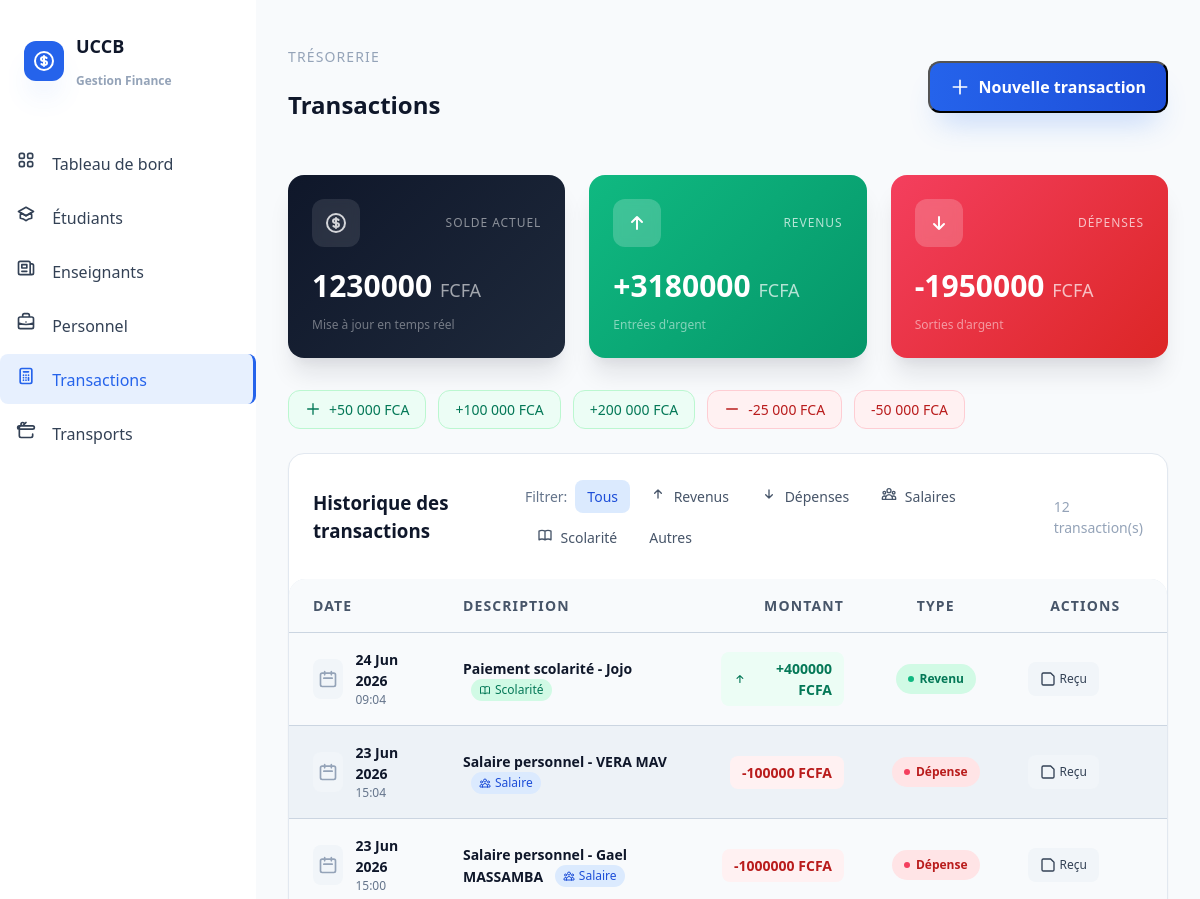
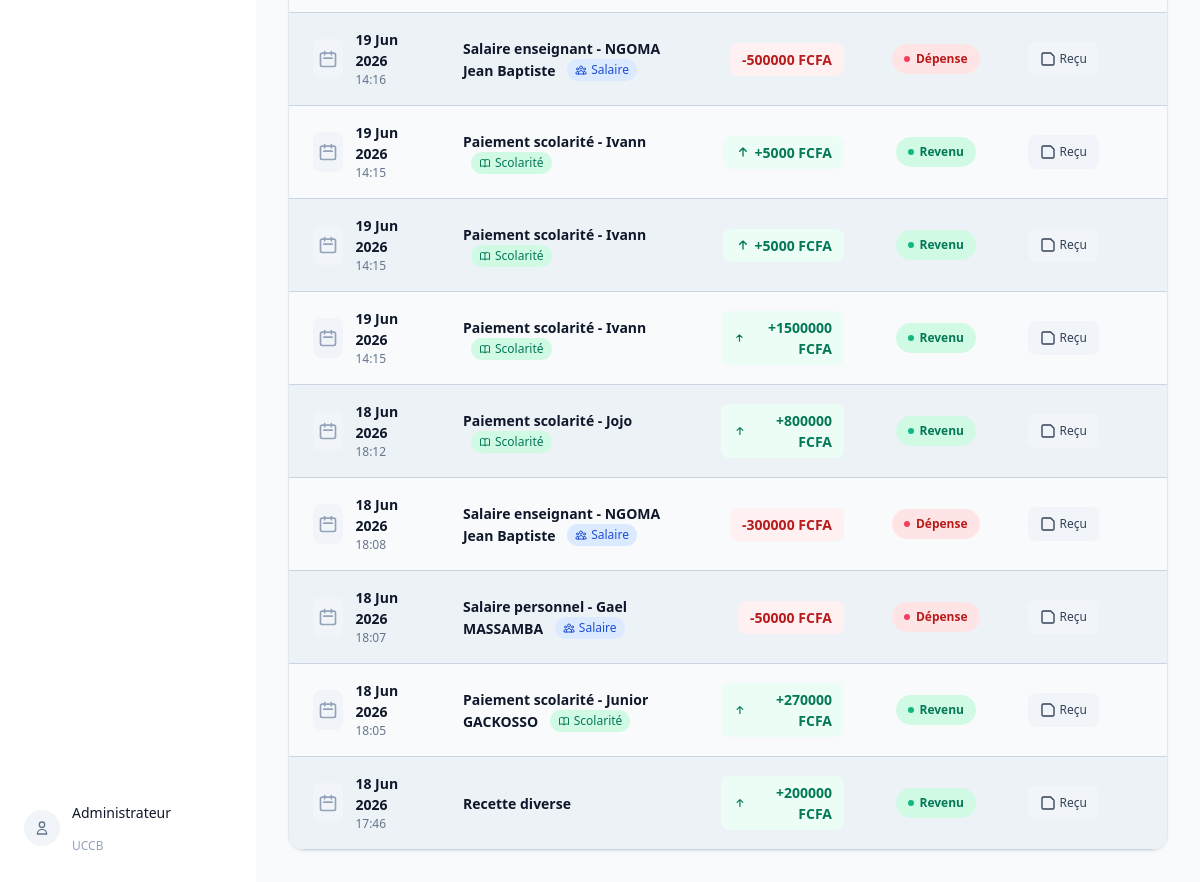
Page /transactions/ (signed in) on the committed database (2 pictures, top to bottom).
### api/models.py (models this page shows, shortened)
class Transaction(models.Model):
    id = models.UUIDField(primary_key=True, default=uuid.uuid4, editable=False)
    text = models.CharField(max_length=250)
    amount = models.DecimalField(max_digits=10, decimal_places=2)
    created_at = models.DateTimeField(auto_now_add=True)
    class Meta:
        ordering = ['-created_at']

### api/views.py (the view)
# urls.py: path('transactions/', views.transactions_view, name='transactions'),
@login_required
def transactions_view(request):
    stats = get_finance_stats()
    transactions = Transaction.objects.all()
    filter_type = request.GET.get('type', 'all')
    if filter_type == 'revenus':
        transactions = transactions.filter(amount__gt=0)
    elif filter_type == 'depenses':
        transactions = transactions.filter(amount__lt=0)
    elif filter_type == 'salaires':
        transactions = transactions.filter(
            Q(text__startswith='Salaire enseignant') | Q(text__startswith='Salaire personnel')
        )
    elif filter_type == 'scolarite':
        transactions = transactions.filter(text__startswith='Paiement scolarité')
    elif filter_type == 'autres':
        transactions = transactions.exclude(
            Q(text__startswith='Salaire enseignant') |
            Q(text__startswith='Salaire personnel') |
            Q(text__startswith='Paiement scolarité')
        )
    context = {
        **stats,
        'transactions': transactions,
        'filter_type': filter_type,
    }
    return render(request, 'transactions.html', context)

### api/views.py (called while the page is built)
def get_finance_stats():
    income = Transaction.objects.filter(amount__gt=0).aggregate(total=Sum('amount'))['total'] or Decimal('0')
    expense = Transaction.objects.filter(amount__lt=0).aggregate(total=Sum('amount'))['total'] or Decimal('0')
    solde = income + expense
    return {
        'income': income,
        'expense': abs(expense),
        'solde': solde,
    }

### api/templates/transactions.html (shortened to what this page needs)
{% extends "base.html" %}
{% block content %}
<div class="flex flex-col sm:flex-row sm:items-center sm:justify-between mb-8 gap-4">
    <div>
        <p class="text-sm font-medium text-slate-400 uppercase tracking-wider mb-1">Trésorerie</p>
        <h2 class="text-2xl font-bold text-slate-900">Transactions</h2>
    </div>
    <button onclick="document.getElementById('modal-add').classList.remove('hidden')"
            class="btn-primary inline-flex items-center gap-2 bg-gradient-to-r from-blue-600 to-blue-700 text-white px-5 py-2.5 rounded-xl font-medium shadow-lg shadow-blue-500/30 hover:shadow-xl hover:shadow-blue-500/40 transition-all hover:-translate-y-0.5">
        <svg class="w-5 h-5" fill="none" stroke="currentColor" viewBox="0 0 24 24"><path stroke-linecap="round" stroke-linejoin="round" stroke-width="2" d="M12 4v16m8-8H4"/></svg>
        Nouvelle transaction
    </button>
</div>
<div class="grid grid-cols-1 md:grid-cols-3 gap-6 mb-8">
    <div class="card-hover bg-gradient-to-br from-slate-900 to-slate-800 rounded-2xl p-6 text-white shadow-xl">
        <div class="flex items-center justify-between mb-4">
            <div class="w-12 h-12 bg-white/10 rounded-xl flex items-center justify-center backdrop-blur-sm">
            </div>
            <span class="text-xs font-medium text-white/50 uppercase tracking-wider">Solde actuel</span>
        </div>
        <div class="text-3xl font-bold">{{ solde|default:"0"|floatformat:0 }} <span class="text-lg font-normal text-white/60">FCFA</span></div>
        <div class="mt-2 text-xs text-white/40">Mise à jour en temps réel</div>
    </div>
    <div class="card-hover bg-gradient-to-br from-emerald-500 to-emerald-600 rounded-2xl p-6 text-white shadow-xl">
        <div class="flex items-center justify-between mb-4">
            <div class="w-12 h-12 bg-white/20 rounded-xl flex items-center justify-center backdrop-blur-sm">
                <svg class="w-6 h-6 text-white" fill="none" stroke="currentColor" viewBox="0 0 24 24"><path stroke-linecap="round" stroke-linejoin="round" stroke-width="2" d="M7 11l5-5m0 0l5 5m-5-5v12"/></svg>
            </div>
            <span class="text-xs font-medium text-white/70 uppercase tracking-wider">Revenus</span>
        </div>
        <div class="text-3xl font-bold">+{{ income|default:"0"|floatformat:0 }} <span class="text-lg font-normal text-white/70">FCFA</span></div>
        <div class="mt-2 text-xs text-white/50">Entrées d'argent</div>
    </div>
    <div class="card-hover bg-gradient-to-br from-rose-500 to-rose-600 rounded-2xl p-6 text-white shadow-xl">
        <div class="flex items-center justify-between mb-4">
            <div class="w-12 h-12 bg-white/20 rounded-xl flex items-center justify-center backdrop-blur-sm">
                <svg class="w-6 h-6 text-white" fill="none" stroke="currentColor" viewBox="0 0 24 24"><path stroke-linecap="round" stroke-linejoin="round" stroke-width="2" d="M17 13l-5 5m0 0l-5-5m5 5V6"/></svg>
            </div>
            <span class="text-xs font-medium text-white/70 uppercase tracking-wider">Dépenses</span>
        </div>
        <div class="text-3xl font-bold">-{{ expense|default:"0"|floatformat:0 }} <span class="text-lg font-normal text-white/70">FCFA</span></div>
        <div class="mt-2 text-xs text-white/50">Sorties d'argent</div>
    </div>
</div>
<div class="flex flex-wrap gap-3 mb-6">
    <button onclick="quickAdd(50000)" class="inline-flex items-center gap-2 px-4 py-2 bg-emerald-50 hover:bg-emerald-100 text-emerald-700 rounded-xl text-sm font-medium transition-colors border border-emerald-200">
        <svg class="w-4 h-4" fill="none" stroke="currentColor" viewBox="0 0 24 24"><path stroke-linecap="round" stroke-linejoin="round" stroke-width="2" d="M12 4v16m8-8H4"/></svg>
        +50 000 FCA
    </button>
    <button onclick="quickAdd(100000)" class="inline-flex items-center gap-2 px-4 py-2 bg-emerald-50 hover:bg-emerald-100 text-emerald-700 rounded-xl text-sm font-medium transition-colors border border-emerald-200">
        +100 000 FCA
    </button>
    <button onclick="quickAdd(200000)" class="inline-flex items-center gap-2 px-4 py-2 bg-emerald-50 hover:bg-emerald-100 text-emerald-700 rounded-xl text-sm font-medium transition-colors border border-emerald-200">
        +200 000 FCA
    </button>
    <button onclick="quickAdd(-25000)" class="inline-flex items-center gap-2 px-4 py-2 bg-rose-50 hover:bg-rose-100 text-rose-700 rounded-xl text-sm font-medium transition-colors border border-rose-200">
        <svg class="w-4 h-4" fill="none" stroke="currentColor" viewBox="0 0 24 24"><path stroke-linecap="round" stroke-linejoin="round" stroke-width="2" d="M20 12H4"/></svg>
        -25 000 FCA
    </button>
    <button onclick="quickAdd(-50000)" class="inline-flex items-center gap-2 px-4 py-2 bg-rose-50 hover:bg-rose-100 text-rose-700 rounded-xl text-sm font-medium transition-colors border border-rose-200">
        -50 000 FCA
    </button>
</div>
<div class="bg-white rounded-2xl border border-slate-200 overflow-hidden shadow-sm">
    <div class="px-6 py-4 border-b border-slate-100 flex items-center justify-between">
        <h3 class="font-semibold text-slate-900">Historique des transactions</h3>
        <div class="flex items-center gap-3">
            <div class="flex items-center gap-2 flex-wrap">
                <span class="text-sm text-slate-500 font-medium">Filtrer:</span>
                <a href="?type=all" class="px-3 py-1.5 rounded-lg text-sm font-medium transition-colors {% if filter_type == 'all' or not filter_type %}bg-blue-100 text-blue-700{% else %}text-slate-600 hover:bg-slate-100{% endif %}">Tous</a>
                <a href="?type=revenus" class="px-3 py-1.5 rounded-lg text-sm font-medium transition-colors {% if filter_type == 'revenus' %}bg-emerald-100 text-emerald-700{% else %}text-slate-600 hover:bg-slate-100{% endif %}">
                    <svg class="w-4 h-4 inline mr-1" fill="none" stroke="currentColor" viewBox="0 0 24 24"><path stroke-linecap="round" stroke-linejoin="round" stroke-width="2" d="M7 11l5-5m0 0l5 5m-5-5v12"/></svg>
                    Revenus
                </a>
                <a href="?type=depenses" class="px-3 py-1.5 rounded-lg text-sm font-medium transition-colors {% if filter_type == 'depenses' %}bg-rose-100 text-rose-700{% else %}text-slate-600 hover:bg-slate-100{% endif %}">
                    <svg class="w-4 h-4 inline mr-1" fill="none" stroke="currentColor" viewBox="0 0 24 24"><path stroke-linecap="round" stroke-linejoin="round" stroke-width="2" d="M17 13l-5 5m0 0l-5-5m5 5V6"/></svg>
                    Dépenses
                </a>
                <a href="?type=salaires" class="px-3 py-1.5 rounded-lg text-sm font-medium transition-colors {% if filter_type == 'salaires' %}bg-blue-100 text-blue-700{% else %}text-slate-600 hover:bg-slate-100{% endif %}">
                    Salaires
                </a>
                <a href="?type=scolarite" class="px-3 py-1.5 rounded-lg text-sm font-medium transition-colors {% if filter_type == 'scolarite' %}bg-blue-100 text-blue-700{% else %}text-slate-600 hover:bg-slate-100{% endif %}">
                    Scolarité
                </a>
                <a href="?type=autres" class="px-3 py-1.5 rounded-lg text-sm font-medium transition-colors {% if filter_type == 'autres' %}bg-blue-100 text-blue-700{% else %}text-slate-600 hover:bg-slate-100{% endif %}">Autres</a>
            </div>
            <span class="text-sm text-slate-400">{{ transactions|length }} transaction(s)</span>
        </div>
    </div>
    <div class="overflow-x-auto">
        <table class="w-full text-base">
            <thead class="bg-slate-50 text-slate-600">
                <tr>
                    <th class="px-6 py-4 text-left font-bold text-sm uppercase tracking-wider">Date</th>
                    <th class="px-6 py-4 text-left font-bold text-sm uppercase tracking-wider">Description</th>
                    <th class="px-6 py-4 text-right font-bold text-sm uppercase tracking-wider">Montant</th>
                    <th class="px-6 py-4 text-center font-bold text-sm uppercase tracking-wider">Type</th>
                    <th class="px-6 py-4 text-center font-bold text-sm uppercase tracking-wider">Actions</th>
                </tr>
            </thead>
            <tbody class="divide-y divide-slate-100">
                {% for t in transactions %}
                <tr class="table-row hover:bg-slate-50/80 transition-colors group">
                    <td class="px-6 py-4">
                        <div class="flex items-center gap-3">
                            <div class="w-10 h-10 bg-slate-100 rounded-lg flex items-center justify-center">
                                <svg class="w-5 h-5 text-slate-400" fill="none" stroke="currentColor" viewBox="0 0 24 24"><path stroke-linecap="round" stroke-linejoin="round" stroke-width="2" d="M8 7V3m8 4V3m-9 8h10M5 21h14a2 2 0 002-2V7a2 2 0 00-2-2H5a2 2 0 00-2 2v12a2 2 0 002 2z"/></svg>
                            </div>
                            <div>
                                <div class="text-slate-900 font-semibold text-sm">{{ t.created_at|date:"d M Y" }}</div>
                                <div class="text-xs text-slate-500 font-medium">{{ t.created_at|date:"H:i" }}</div>
                            </div>
                        </div>
                    </td>
                    <td class="px-6 py-4">
                        <div class="font-semibold text-slate-900 text-sm">
                            {{ t.text }}
                            {% if "Salaire enseignant" in t.text or "Salaire personnel" in t.text %}
                            <span class="inline-flex items-center gap-1 ml-2 px-2 py-0.5 rounded-full text-xs font-medium bg-blue-100 text-blue-700">
                                Salaire
                            </span>
                            {% elif "Paiement scolarité" in t.text %}
                            <span class="inline-flex items-center gap-1 ml-2 px-2 py-0.5 rounded-full text-xs font-medium bg-emerald-100 text-emerald-700">
                                Scolarité
                            </span>
                            {% endif %}
                        </div>
                    </td>
                    <td class="px-6 py-4 text-right">
                        <span class="inline-flex items-center gap-1 px-3 py-1.5 rounded-lg font-bold text-sm {% if t.amount > 0 %}bg-emerald-50 text-emerald-700{% else %}bg-rose-50 text-rose-700{% endif %}">
                            {% if t.amount > 0 %}
                            <svg class="w-4 h-4" fill="none" stroke="currentColor" viewBox="0 0 24 24"><path stroke-linecap="round" stroke-linejoin="round" stroke-width="2" d="M7 11l5-5m0 0l5 5m-5-5v12"/></svg>
                            +{% endif %}{{ t.amount|floatformat:0 }} FCFA
                        </span>
                    </td>
                    <td class="px-6 py-4 text-center">
                        {% if t.amount > 0 %}
                        <span class="inline-flex items-center gap-1.5 px-3 py-1.5 rounded-full text-xs font-semibold bg-emerald-100 text-emerald-700">
                            <span class="w-1.5 h-1.5 rounded-full bg-emerald-500"></span>
                            Revenu
                        </span>
                        {% else %}
                        <span class="inline-flex items-center gap-1.5 px-3 py-1.5 rounded-full text-xs font-semibold bg-rose-100 text-rose-700">
                            <span class="w-1.5 h-1.5 rounded-full bg-rose-500"></span>
                            Dépense
                        </span>
                        {% endif %}
                    </td>
                    <td class="px-6 py-4">
                        <div class="flex justify-center items-center gap-2">
                            <a href="{% url 'transaction_receipt' t.id %}" target="_blank" class="inline-flex items-center gap-1 px-3 py-2 bg-slate-100 text-slate-700 rounded-lg text-xs font-medium hover:bg-slate-200 transition">
                                <svg class="w-4 h-4" fill="none" stroke="currentColor" viewBox="0 0 24 24"><path stroke-linecap="round" stroke-linejoin="round" stroke-width="2" d="M19 21H5a2 2 0 01-2-2V5a2 2 0 012-2h11l5 5v11a2 2 0 01-2 2z"/></svg>
                                Reçu
                            </a>
                            <form method="post" action="{% url 'delete_transaction' t.id %}" onsubmit="return confirm('Supprimer cette transaction ?')" class="inline">
                            </form>
                        </div>
                    </td>
                </tr>
                {% endfor %}
            </tbody>
        </table>
    </div>
</div>
{% endblock %}

### api/templates/base.html (style rules this page uses)
body { font-family: ui-sans-serif, system-ui, -apple-system, BlinkMacSystemFont, "Segoe UI", sans-serif; }
.card-hover { transition: all 0.2s ease; }
.table-row { transition: background-color 0.15s ease; }

### rows in the picture
Transaction: created_at "24 Jun 2026", created_at "09:04", text "Paiement scolarité - Jojo", shows "Scolarité", amount "400000", shows "Revenu"
Transaction: created_at "23 Jun 2026", created_at "15:04", text "Salaire personnel - VERA MAV", amount "-100000", shows "Dépense"
Transaction: created_at "23 Jun 2026", created_at "15:00", text "Salaire personnel - Gael MASSAMBA", amount "-1000000", shows "Dépense"
Transaction: created_at "19 Jun 2026", created_at "14:16", text "Salaire enseignant - NGOMA Jean Baptiste", amount "-500000", shows "Dépense"
Transaction: created_at "19 Jun 2026", created_at "14:15", text "Paiement scolarité - Ivann", shows "Scolarité", amount "5000", shows "Revenu"
Transaction: created_at "19 Jun 2026", created_at "14:15", text "Paiement scolarité - Ivann", shows "Scolarité", amount "5000", shows "Revenu"
Transaction: created_at "19 Jun 2026", created_at "14:15", text "Paiement scolarité - Ivann", shows "Scolarité", amount "1500000", shows "Revenu"
Transaction: created_at "18 Jun 2026", created_at "18:12", text "Paiement scolarité - Jojo", shows "Scolarité", amount "800000", shows "Revenu"
Transaction: created_at "18 Jun 2026", created_at "18:08", text "Salaire enseignant - NGOMA Jean Baptiste", amount "-300000", shows "Dépense"
Transaction: created_at "18 Jun 2026", created_at "18:07", text "Salaire personnel - Gael MASSAMBA", amount "-50000", shows "Dépense"
Transaction: created_at "18 Jun 2026", created_at "18:05", text "Paiement scolarité - Junior GACKOSSO", shows "Scolarité", amount "270000", shows "Revenu"
Transaction: created_at "18 Jun 2026", created_at "17:46", text "Recette diverse", amount "200000", shows "Revenu"

### other values in the picture
{{ solde|default:"0"|floatformat:0 }} "1230000"
{{ income|default:"0"|floatformat:0 }} "3180000"
{{ expense|default:"0"|floatformat:0 }} "1950000"
{{ transactions|length }} "12"
